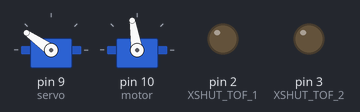
This sketch was run on a simulated Arduino Uno, built with avr-gcc and run on an emulated ATmega328P. Shown: 2 × servo, output pins drawn as LEDs (lit = HIGH). What the sketch prints to the serial monitor is not drawn.

Above: at 0.1 s.
Timing chart, 0 to 1.6 s (numbered marks = the images above):
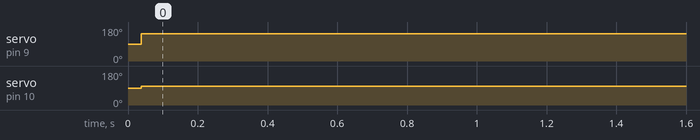

Measured:
- by itself, servo on pin 9 (servo): 90° → 145° at 0.04 s
- by itself, servo on pin 10 (motor): 90° → 99° at 0.04 s

The sketch:

rb20210419.ino
```cpp
#include <VL53L0X.h>
#include <Wire.h>
#include <Servo.h>


#define SYSTEM_INTERRUPT_CLEAR       0x0B
#define RESULT_INTERRUPT_STATUS      0x13
#define RESULT_RANGE_STATUS          0x14

#define XSHUT_TOF_1  2
#define XSHUT_TOF_2  3
#define XSHUT_TOF_3  4
#define XSHUT_TOF_4  5

#define TOF_1_ADDR  0x29
#define TOF_2_ADDR  0x2B
#define TOF_3_ADDR  0x2C
#define TOF_4_ADDR  0x2D

Servo servo, motor;  // создадим объект сервопривода
VL53L0X tof_1;
VL53L0X tof_2;
VL53L0X tof_3;
VL53L0X tof_4;

bool setup_4_tofs(int timeout);


void setup() {
  servo.attach(9);  // сервопривод на выводе 9
  motor.attach(10);
  Serial.begin(9600);
  while (!Serial) {
    ; // ожидаем подключения монитора порта
  }

  if (setup_4_tofs(1000) != 0) {
    while (1) {}
  }

  Serial.println("Arduino setup has been successfully finished!");
}


int tof1_distance = 0;
int tof2_distance = 0;
int tof3_distance = 0;
int tof4_distance = 0;

void loop() {
    // читаем данные из первого модуля
    if (0 != (tof_1.readReg(RESULT_INTERRUPT_STATUS) & 0x07)) {
        tof1_distance = tof_1.readReg16Bit(RESULT_RANGE_STATUS + 10);
        tof_1.writeReg(SYSTEM_INTERRUPT_CLEAR, 0x01);
    }

    // читаем данные из второго модуля
    if (0 != (tof_2.readReg(RESULT_INTERRUPT_STATUS) & 0x07)) {
        tof2_distance = tof_2.readReg16Bit(RESULT_RANGE_STATUS + 10);
        tof_2.writeReg(SYSTEM_INTERRUPT_CLEAR, 0x01);
    }

    // читаем данные из третьего модуля
    if (0 != (tof_3.readReg(RESULT_INTERRUPT_STATUS) & 0x07)) {
        tof3_distance = tof_3.readReg16Bit(RESULT_RANGE_STATUS + 10);
        tof_3.writeReg(SYSTEM_INTERRUPT_CLEAR, 0x01);
    }

    // читаем данные из четвертого модуля
    if (0 != (tof_4.readReg(RESULT_INTERRUPT_STATUS) & 0x07)) {
        tof4_distance = tof_4.readReg16Bit(RESULT_RANGE_STATUS + 10);
        tof_4.writeReg(SYSTEM_INTERRUPT_CLEAR, 0x01);
    }

    Serial.print(tof1_distance); Serial.print(" ");
    Serial.print(tof2_distance); Serial.print(" ");
    Serial.print(tof3_distance); Serial.print(" ");
    Serial.println(tof4_distance);
    motor.write(99);
    if (tof3_distance > tof2_distance){
      servo.write(35);
    }
    else
    {
      servo.write(145);
    }

}
bool setup_4_tofs(int timeout) {
  Serial.println("Подготовка tof-модулей ...");

  // чтобы избежать конфликтов адрессации, деактивируем все модули за исключением одного (с него начнем задавать адреса)
  pinMode(XSHUT_TOF_1, OUTPUT);
  pinMode(XSHUT_TOF_2, OUTPUT);
  pinMode(XSHUT_TOF_3, OUTPUT);
//  pinMode(XSHUT_TOF_4, OUTPUT);

  Wire.begin();   // активируем интерфейс I2C, arduino будет мастером

  tof_4.setAddress(TOF_4_ADDR);     // задаем адрес для текущего активного модуля (обязательно должен отличаться от 0x29)
  pinMode(XSHUT_TOF_3, INPUT);      // активируем следующий модуль (у него по умолчанию адрес 0х29, поэтому не забываем его сменить)
  delay(10);                        // выжидаем 10 мс для полной активации
  tof_3.setAddress(TOF_3_ADDR);     // меняем адресс (обязательно должен отличаться от 0x29)
  pinMode(XSHUT_TOF_2, INPUT);      // активируем следующий модуль (у него по умолчанию адрес 0х29, поэтому не забываем его сменить)
  delay(10);                        // выжидаем 10 мс для полной активации
  tof_2.setAddress(TOF_2_ADDR);     // меняем адресс (обязательно должен отличаться от 0x29)
  pinMode(XSHUT_TOF_1, INPUT);      // активируем оставшийся датчик и используем его адрес по умолчанию
  delay(10);

  // назначаем адрес первому модулю, активируем и дожидаемся выхода в рабочий режим
//  tof_1.setAddress(TOF_1_ADDR);
//  pinMode(XSHUT_TOF_1, INPUT);
//  delay(10);

  // назначаем адрес второму модулю, активируем и дожидаемся выхода в рабочий режим
//  tof_2.setAddress(TOF_2_ADDR);
//  pinMode(XSHUT_TOF_2, INPUT);
//  delay(10);

  // назначаем адрес третьему модулю, активируем и дожидаемся выхода в рабочий режим
//  tof_3.setAddress(TOF_3_ADDR);
//  pinMode(XSHUT_TOF_3, INPUT);
//  delay(10);

  // назначаем адрес четвертому модулю, активируем и дожидаемся выхода в рабочий режим
//  tof_4.setAddress(TOF_4_ADDR);
//  pinMode(XSHUT_TOF_4, INPUT);
//  delay(10);

  // задаем таймаут ожидания данных для каждого модуля
  tof_1.setTimeout(timeout);
  tof_2.setTimeout(timeout);
  tof_3.setTimeout(timeout);
  tof_4.setTimeout(timeout);

  //инициализируем модули
  if (tof_1.init() == 0){
    Serial.println("Не удалось обнаружить и инициализировать tof-модуль 1!");
   //return 1;
  }

  if (tof_2.init() == 0) {
    Serial.println("Не удалось обнаружить и инициализировать tof-модуль 2!");
    //return 1;
  }

  if (tof_3.init() == 0) {
    Serial.println("Не удалось обнаружить и инициализировать tof-модуль 3!");
   //return 1;
  }

  if (tof_4.init() == 0) {
    Serial.println("Не удалось обнаружить и инициализировать tof-модуль 4!");
    //return 1;
  }

  // запускаем модули в continuius режиме измерений
  tof_1.startContinuous();
  tof_2.startContinuous();
  tof_3.startContinuous();
  tof_4.startContinuous();

  return 0;
}
```
